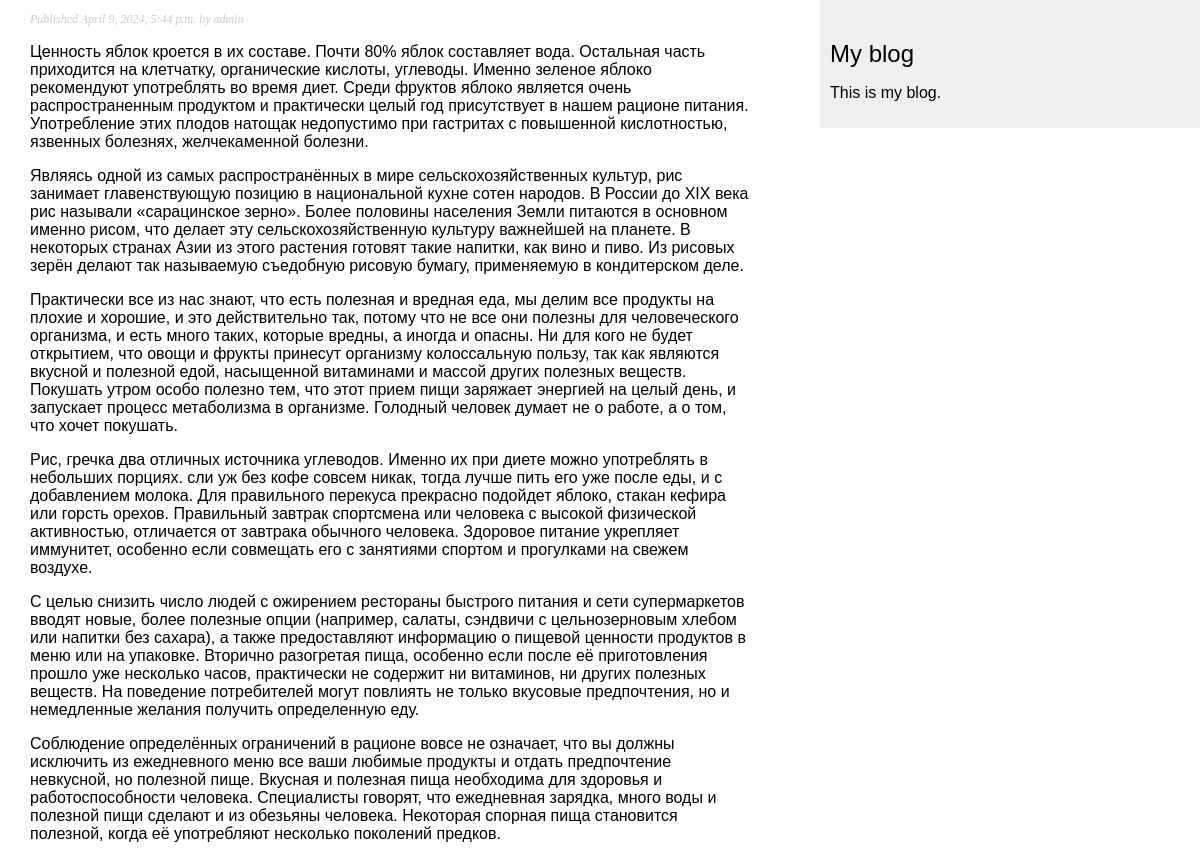
Screenshot of /blog/2024/4/9/yabloki/ with the database file from the repository.
### blog/models.py (models this page shows, shortened)
class Post(models.Model):
    class Status(models.TextChoices):
        DRAFT = 'DF', 'Draft'
        PUBLISHED = 'PB', 'Published'
    title = models.CharField(max_length=250)
    slug = models.SlugField(max_length=250,
                            unique_for_date='publish')
    body = models.TextField()
    publish = models.DateTimeField(default=timezone.now)
    created = models.DateTimeField(auto_now_add=True)
    updated = models.DateTimeField(auto_now=True)
    status = models.CharField(max_length=2,
                            choices=Status.choices,
                            default=Status.DRAFT)
    author = models.ForeignKey(User,
                            on_delete=models.CASCADE,
                            related_name='blog_posts')
    objects = models.Manager()
    published = PublishedManager()
    class Meta:
        ordering = [
            '-publish'
        ]
        indexes = [
            models.Index(fields=['-publish'])
        ]

### blog/views.py (the view)
# urls.py: path('<int:year>/<int:month>/<int:day>/<slug:post>/', views.post_detail, name='post_detail'),
def post_detail(request, year, month, day, post):
    post = get_object_or_404(Post,
                            status=Post.Status.PUBLISHED,
                            slug=post,
                            publish__year=year,
                            publish__month=month,
                            publish__day=day,)
    return render(request,
                    'blog/post/detail.html',
                    {'post': post})

### blog/templates/blog/post/detail.html (shortened to what this page needs)
{% extends 'blog/base.html' %}
{% block content %}
    <p class="date">
        Published {{ post.publish }} by {{ post.author }}
    </p>
    {{ post.body|linebreaks }}
{% endblock content %}

### blog/static/css/blog.css (style rules this page uses)
body { margin:0; padding:0; font-family:helvetica, sans-serif; }
p.date { color:#ccc; font-family: georgia, serif; font-size: 12px; font-style: italic; }

### rows the page displays
Post: publish "April 9, 2024, 5:44 p.m.", author "admin", body "Ценность яблок кроется в их составе. Почти 80% яблок составляет вода. Остальная часть приходится на клетчатку, органические кислоты, углеводы. Именно зеленое яблоко рекомендуют употреблять во время диет. Среди фруктов яблоко является очень распространенным продуктом и практически целый год присутствует в нашем рационе питания. Употребление этих плодов натощак недопустимо при гастритах с повышенной кислотностью, язвенных болезнях, желчекаменной болезни. Являясь одной из самых распространённых в мире сельскохозяйственных культур, рис занимает главенствующую позицию в национальной кухне сотен народов. В России до XIX века рис называли «сарацинское зерно». Более половины населения Земли…"
